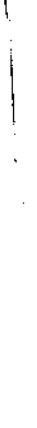
#> input picture q2.jpg, 37 x 428 px
$ python test3.py
#> lines starting #> are read from the running program, lines starting #| are printed output that depends on the picture; after the words box and inside, x2 and y2 are one past the last pixel; in counts of white or black regions, pixels touching at a corner belong together; long printed decimals are rounded
import cv2
import numpy as np

a = cv2.imread('./q2.jpg')
#> a is the input picture: shape (428, 37, 3); min 0, max 255, mean 252.3
dst = cv2.cvtColor(a, cv2.COLOR_BGR2GRAY)
ret, dst = cv2.threshold(dst, 100, 255, cv2.THRESH_BINARY)
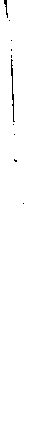
#> dst: shape (428, 37); 99.2% white; black in thin lines or dots, all inside (x1, y1, x2, y2) = (4, 0, 24, 204)
cv2.imshow("dst", dst)
x, y = dst.shape[0], dst.shape[1]
#> x = 428; y = 37
q = 0
for i in dst:
    q += np.count_nonzero(i)
#> this loop made 428 passes
#> q on passes 1 to 3: 34, 68, 102
#> after the loop, q = 15708
print(q)
#| 15708
print(x, y, x*y)
#| 428 37 15836
print(1 - q/(x*y))
#| 0.008083
cv2.waitKey()
cv2.destroyAllWindows()

$ run again, with q1.jpg copied over q2.jpg
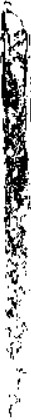
#> input picture q1.jpg, 31 x 420 px
#> a is the input picture: shape (420, 31, 3); min 0, max 255, mean 181.8
#> `ret, dst = cv2.threshold(dst, 100, 255, cv2.THRESH_BINARY)`:
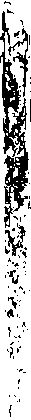
#> dst: shape (420, 31); 74.8% white; 85 black regions (76 under 20 px), largest, box (x1, y1, x2, y2) and area: (0, 11, 29, 228) 2257, (8, 28, 28, 97) 286, (5, 223, 26, 256) 197
#> the loop `for i in dst:` made 420 passes
#> q on passes 1 to 3: 31, 61, 86
#> after the loop `for i in dst:`: q = 9744
#| 9744
#| 420 31 13020
#| 0.2516
